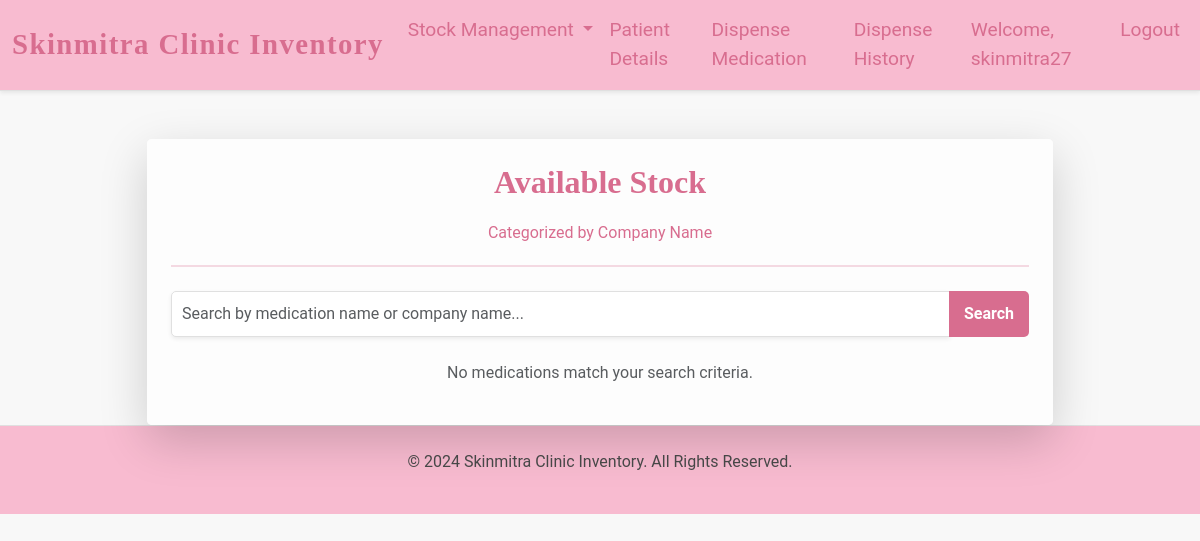
The page /available_stock/ (signed in) on the database as committed earlier.
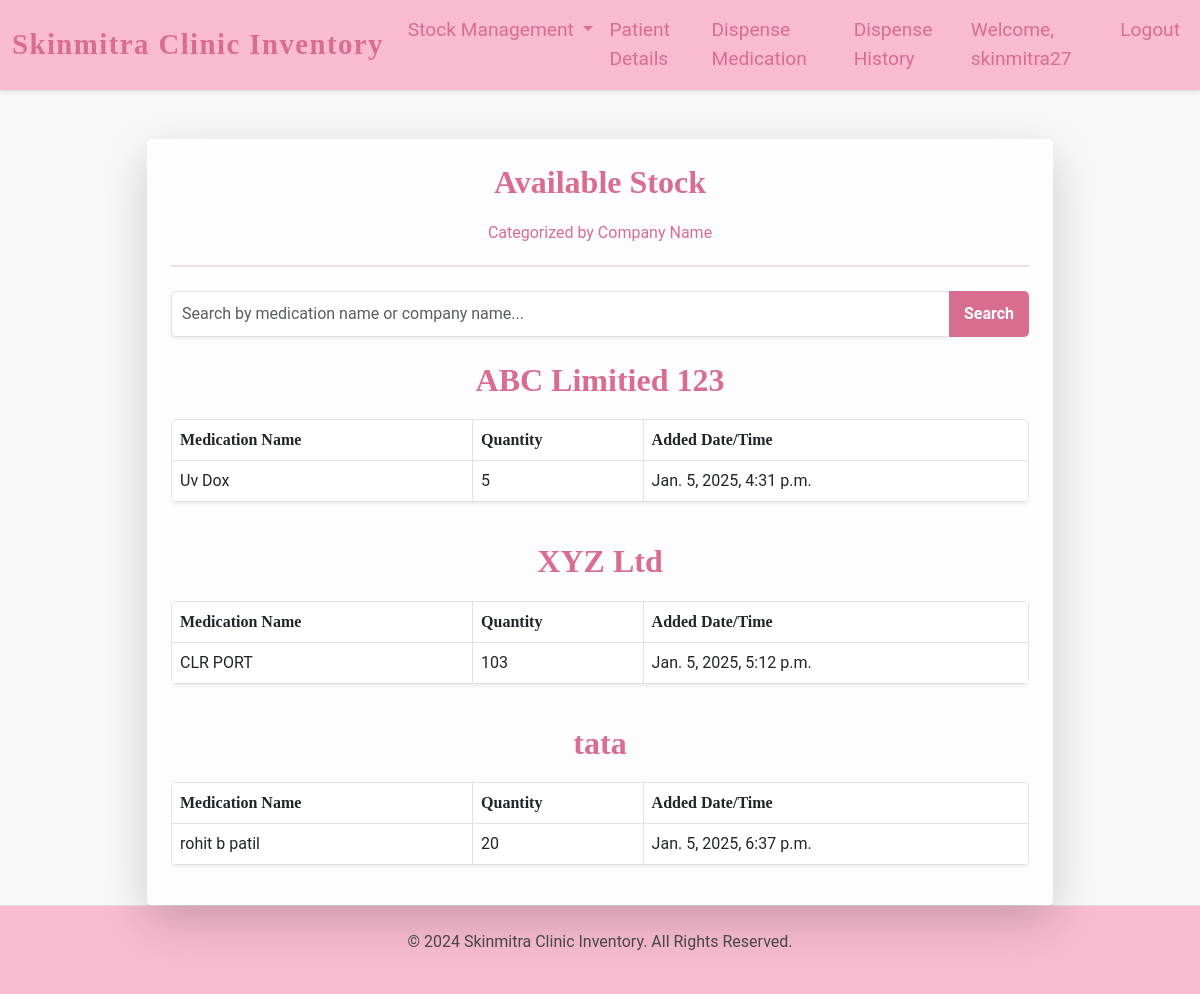
The same page on the database as committed later.
### inventory/models.py (models this page shows, shortened)
class Medication(models.Model):
    name = models.CharField(max_length=100)
    quantity = models.IntegerField()
    date_added = models.DateTimeField(auto_now_add=True)
    company_name = models.CharField(max_length=255, default="Unknown")
    mr_number = models.CharField(max_length=255, default="Unknown")

### inventory/views.py (the view)
# urls.py: path('available_stock/', views.available_stock, name='available_stock'),
@login_required
def available_stock(request):
    query = request.GET.get("search", "")  # Get the search query
    if query:
        medications = Medication.objects.filter(
            Q(name__icontains=query) | Q(company_name__icontains=query),
            quantity__gt=0
        )
    else:
        medications = Medication.objects.filter(quantity__gt=0)
    grouped_medications = {}
    for company_name, meds in groupby(medications.order_by("company_name"), key=lambda x: x.company_name):
        grouped_medications[company_name] = list(meds)
    return render(
        request,
        "available_stock.html",
        {"grouped_medications": grouped_medications, "search_query": query},
    )

### inventory/templates/available_stock.html (shortened to what this page needs)
{% extends "base.html" %}
{% block content %}
<div class="container mt-5">
    <div class="row justify-content-center">
        <div class="col-md-10">
            <div class="card shadow-lg border-0">
                <div class="card-body p-4">
                    <div class="text-center mb-4">
                        <h1 class="available-stock-heading">Available Stock</h1>
                        <p class="lead-text">Categorized by Company Name</p>
                        <hr class="hr-style">
                    </div>
                    <form method="GET" action="{% url 'available_stock' %}" class="mb-4">
                        <div class="input-group">
                            <input
                                type="text"
                                name="search"
                                class="form-control shadow-sm"
                                placeholder="Search by medication name or company name..."
                                value="{{ search_query }}"
                                aria-label="Search">
                            <button class="btn btn-custom" type="submit">Search</button>
                        </div>
                    </form>
                    {% if grouped_medications %}
                        {% for company, medications in grouped_medications.items %}
                        <h3 class="mt-4 available-stock-heading">{{ company }}</h3>
                        <div class="table-responsive">
                            <table class="table table-bordered table-hover shadow-sm">
                                <thead class="table-heading">
                                    <tr>
                                        <th>Medication Name</th>
                                        <th>Quantity</th>
                                        <th>Added Date/Time</th>
                                    </tr>
                                </thead>
                                <tbody>
                                    {% for medication in medications %}
                                    <tr>
                                        <td>{{ medication.name }}</td>
                                        <td>{{ medication.quantity }}</td>
                                        <td>{{ medication.date_added }}</td>
                                    </tr>
                                    {% endfor %}
                                </tbody>
                            </table>
                        </div>
                        {% endfor %}
                    {% else %}
                    <div class="text-center mt-4">
                        <p class="text-muted">No medications match your search criteria.</p>
                    </div>
                    {% endif %}
                </div>
            </div>
        </div>
    </div>
</div>
{% endblock %}

### inventory/templates/base.html (shortened to what this page needs)
{% load static %}
<!DOCTYPE html>
<html lang="en">
<head>
    <link href="https://cdn.jsdelivr.net/npm/bootstrap@5.3.0/dist/css/bootstrap.min.css" rel="stylesheet">
    <link href="https://cdnjs.cloudflare.com/ajax/libs/select2/4.0.13/css/select2.min.css" rel="stylesheet" />
    <link rel="stylesheet" href="{% static 'css/styles.css' %}">
</head>
<body>
    <nav class="navbar navbar-expand-lg navbar-light shadow-sm">
        <div class="container-fluid">
            <a class="navbar-brand" href="/">Skinmitra Clinic Inventory</a>
            <div class="collapse navbar-collapse" id="navbarNav">
                <ul class="navbar-nav ms-auto">
                    <li class="nav-item dropdown">
                        <a class="nav-link dropdown-toggle" href="#" id="navbarDropdown" role="button" data-bs-toggle="dropdown" aria-expanded="false">
                            Stock Management
                        </a>
                    </li>
                    <li class="nav-item">
                        <a class="nav-link" href="/patient_details/">Patient Details</a>
                    </li>
                    <li class="nav-item">
                        <a class="nav-link" href="/dispense_medication/">Dispense Medication</a>
                    </li>
                    <li class="nav-item">
                        <a class="nav-link" href="/dispensing-history/">Dispense History</a>
                    </li>
                    {% if user.is_authenticated %}
                    <li class="nav-item">
                        <span class="nav-link user-info">Welcome, {{ user.username }}</span>
                    </li>
                    {% else %}
                    <li class="nav-item">
                        <a class="nav-link" href="/login/">Login</a>
                    </li>
                    {% endif %}
                    <li class="nav-item">
                        <a class="nav-link" href="/logout/">Logout</a>
                    </li>
                </ul>
            </div>
        </div>
    </nav>
    <div class="container mt-4">
        {% block content %}
        {% endblock %}
    </div>
    <footer class="text-center py-4">
        <p class="footer-text">&copy; 2024 Skinmitra Clinic Inventory. All Rights Reserved.</p>
    </footer>
</body>
</html>

### inventory/static/css/styles.css (style rules this page uses)
body { background-color: #F8F8F8; font-family: 'Roboto', sans-serif; font-size: 1rem; color: #4a4a4a; }
.navbar { background-color: #F8BBD0; border-bottom: 1px solid #E0E0E0; box-shadow: 0 2px 4px rgba(0, 0, 0, 0.1); }
.navbar-brand { font-size: 1.8rem; font-weight: bold; color: #D86D8F; font-family: 'Playfair Display', serif; letter-spacing: 0.05em; }
.navbar-nav .nav-link { font-size: 1.2rem; color: #D86D8F; font-family: 'Roboto', sans-serif; transition: color 0.3s ease; }
.card { border: 1px solid #E0E0E0; box-shadow: 0 4px 8px rgba(0, 0, 0, 0.1); border-radius: 5px; overflow: hidden; }
.card-body { background-color: #FDFDFD; }
.table { background-color: #fff; border-radius: 5px; overflow: hidden; }
.table-heading { background-color: #F8BBD0; color: #333; font-family: 'Playfair Display', serif; }
.available-stock-heading, .low-stock-heading, .add-medicine-heading, .dispense-medication-heading, .patient-details-heading, .history-heading, .disp-hist-heading { color: #D86D8F !important; font-size: 2rem; font-weight: bold; font-family: 'Playfair Display', serif; margin-bottom: 20px; text-align: center; }
.lead-text, .text-center-custom { color: #D86D8F; font-size: 1rem; font-family: 'Roboto', sans-serif; }
.hr-style { border: 1px solid #D86D8F; margin: 20px 0; }
.form-control { border-radius: 5px; box-shadow: 0 2px 4px rgba(0, 0, 0, 0.1); padding: 10px; border: 1px solid #E0E0E0; }
.btn-submit, .btn-custom, .btn-outline-primary, .btn-primary, .btn-outline-secondary, .btn-warning, .btn-danger, .btn-close, .close, .btn-secondary, .btn-success { background-color: #D86D8F; color: white; border: none; font-weight: bold; padding: 10px 15px; border-radius: 5px; font-family: 'Roboto', sans-serif; font-size: 1rem; transition: background-color 0.3s ease; }
footer { background-color: #F8BBD0; color: #4a4a4a; padding: 20px 0; text-align: center; font-size: 1rem; border-top: 1px solid #E0E0E0; }

Rows that differ between the two databases and show on the page:
added Medication: company_name "ABC Limitied 123", name "Uv Dox", quantity "5", date_added "Jan. 5, 2025, 4:31 p.m."
added Medication: company_name "XYZ Ltd", name "CLR PORT", quantity "103", date_added "Jan. 5, 2025, 5:12 p.m."
added Medication: company_name "tata", name "rohit b patil", quantity "20", date_added "Jan. 5, 2025, 6:37 p.m."
Other text that changed with them:
text no longer shown: "No medications match your search criteria."
